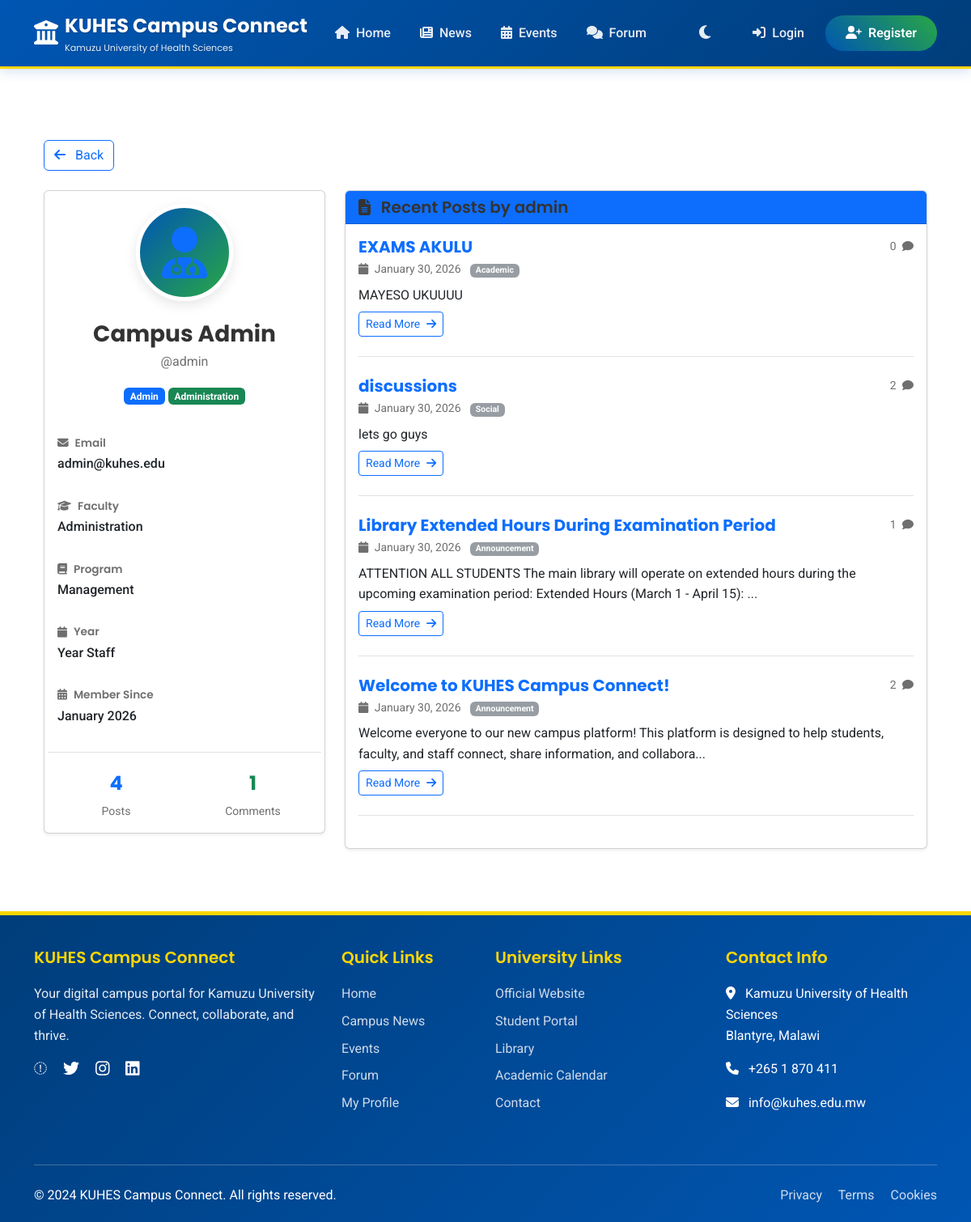
/profile/admin, run on the app's committed database.
### app/models.py (models this page shows, shortened)
class User(UserMixin, db.Model):
    __tablename__ = 'users'
    id = db.Column(db.Integer, primary_key=True)
    username = db.Column(db.String(64), unique=True, nullable=False)
    email = db.Column(db.String(120), unique=True, nullable=False)
    password_hash = db.Column(db.String(128))
    first_name = db.Column(db.String(64))
    last_name = db.Column(db.String(64))
    faculty = db.Column(db.String(100))
    program = db.Column(db.String(100))
    year = db.Column(db.String(20))
    role = db.Column(db.String(20), default='student')
    created_at = db.Column(db.DateTime, default=datetime.utcnow)
    last_seen = db.Column(db.DateTime, default=datetime.utcnow)
    posts = db.relationship('Post', backref='author', lazy=True, cascade='all, delete-orphan')
    comments = db.relationship('Comment', backref='author', lazy=True, cascade='all, delete-orphan')
    events = db.relationship('Event', backref='organizer', lazy=True, cascade='all, delete-orphan',
                           foreign_keys='Event.user_id')
    reactions = db.relationship('PostReaction', backref='user', lazy=True, cascade='all, delete-orphan')
    approved_events = db.relationship('Event', backref='approver', lazy=True,
                                    foreign_keys='Event.approved_by')
    def get_full_name(self):
        return f"{self.first_name} {self.last_name}"

class Post(db.Model):
    __tablename__ = 'posts'
    id = db.Column(db.Integer, primary_key=True)
    title = db.Column(db.String(200))
    content = db.Column(db.Text, nullable=False)
    category = db.Column(db.String(50), default='general')
    created_at = db.Column(db.DateTime, default=datetime.utcnow)
    updated_at = db.Column(db.DateTime, default=datetime.utcnow, onupdate=datetime.utcnow)
    user_id = db.Column(db.Integer, db.ForeignKey('users.id'), nullable=False)
    comments = db.relationship('Comment', backref='post', lazy=True, cascade='all, delete-orphan')
    reactions = db.relationship('PostReaction', backref='post', lazy=True, cascade='all, delete-orphan')

### app/main/routes.py (the view)
@main_bp.route('/profile/<username>')
def view_profile(username):
    user = User.query.filter_by(username=username).first_or_404()
    user_posts = Post.query.filter_by(user_id=user.id).order_by(Post.created_at.desc()).limit(10).all()
    return render_template('main/view_profile.html',
                           profile_user=user,
                           posts=user_posts,
                           user=current_user)

### app/templates/main/view_profile.html (shortened to what this page needs)
{% extends "base.html" %}
{% block content %}
<div class="container py-5">
    <div class="mb-4">
        <a href="javascript:history.back()" class="btn btn-outline-primary">
            <i class="fas fa-arrow-left me-2"></i> Back
        </a>
    </div>
    <div class="row">
        <div class="col-md-4 mb-4">
            <div class="card shadow-sm">
                <div class="card-body text-center">
                    <div class="mb-4">
                        <div class="profile-avatar mx-auto">
                            <i class="fas fa-user-md fa-4x text-primary"></i>
                        </div>
                    </div>
                    <h3 class="fw-bold mb-1">{{ profile_user.get_full_name() }}</h3>
                    <p class="text-muted mb-3">@{{ profile_user.username }}</p>
                    <div class="mb-4">
                        <span class="badge bg-primary mb-2">{{ profile_user.role|title }}</span>
                        <span class="badge bg-success">{{ profile_user.faculty|title }}</span>
                    </div>
                    <div class="text-start">
                        <div class="profile-detail mb-3">
                            <h6 class="text-muted mb-1"><i class="fas fa-envelope me-2"></i>Email</h6>
                            <p class="mb-0">{{ profile_user.email }}</p>
                        </div>
                        <div class="profile-detail mb-3">
                            <h6 class="text-muted mb-1"><i class="fas fa-graduation-cap me-2"></i>Faculty</h6>
                            <p class="mb-0">{{ profile_user.faculty|title }}</p>
                        </div>
                        <div class="profile-detail mb-3">
                            <h6 class="text-muted mb-1"><i class="fas fa-book me-2"></i>Program</h6>
                            <p class="mb-0">{{ profile_user.program }}</p>
                        </div>
                        <div class="profile-detail mb-3">
                            <h6 class="text-muted mb-1"><i class="fas fa-calendar me-2"></i>Year</h6>
                            <p class="mb-0">Year {{ profile_user.year }}</p>
                        </div>
                        <div class="profile-detail">
                            <h6 class="text-muted mb-1"><i class="fas fa-calendar-alt me-2"></i>Member Since</h6>
                            <p class="mb-0">{{ profile_user.created_at.strftime('%B %Y') }}</p>
                        </div>
                    </div>
                    <div class="row mt-4 pt-4 border-top">
                        <div class="col-6 text-center">
                            <h4 class="fw-bold text-primary">{{ posts|length }}</h4>
                            <p class="small text-muted mb-0">Posts</p>
                        </div>
                        <div class="col-6 text-center">
                            <h4 class="fw-bold text-success">{{ profile_user.comments|length }}</h4>
                            <p class="small text-muted mb-0">Comments</p>
                        </div>
                    </div>
                </div>
            </div>
        </div>
        <div class="col-md-8">
            <div class="card shadow-sm">
                <div class="card-header bg-primary text-white">
                    <h5 class="mb-0"><i class="fas fa-file-alt me-2"></i> Recent Posts by {{ profile_user.username }}</h5>
                </div>
                <div class="card-body">
                    {% if posts %}
                        {% for post in posts %}
                        <div class="post-preview mb-4 pb-4 border-bottom">
                            <div class="d-flex justify-content-between align-items-start mb-2">
                                <div>
                                    <h5 class="fw-bold mb-1">
                                        <a href="{{ url_for('main.view_post', post_id=post.id) }}" class="text-decoration-none">
                                            {{ post.title }}
                                        </a>
                                    </h5>
                                    <p class="text-muted small mb-0">
                                        <i class="fas fa-calendar me-1"></i> {{ post.created_at.strftime('%B %d, %Y') }}
                                        <span class="badge bg-secondary ms-2">{{ post.category|title }}</span>
                                    </p>
                                </div>
                                <div class="text-muted small">
                                    {{ post.comments|length }} <i class="fas fa-comment ms-1"></i>
                                </div>
                            </div>
                            <p class="mb-0">{{ post.content[:150] }}{% if post.content|length > 150 %}...{% endif %}</p>
                            <div class="mt-2">
                                <a href="{{ url_for('main.view_post', post_id=post.id) }}" class="btn btn-sm btn-outline-primary">
                                    Read More <i class="fas fa-arrow-right ms-1"></i>
                                </a>
                            </div>
                        </div>
                        {% endfor %}
                    {% else %}
                        <div class="text-center py-5">
                            <i class="fas fa-newspaper fa-4x text-muted mb-3"></i>
                            <h5 class="text-muted">No posts yet</h5>
                            <p class="text-muted">{{ profile_user.username }} hasn't created any posts yet.</p>
                        </div>
                    {% endif %}
                </div>
            </div>
        </div>
    </div>
</div>
{% endblock %}

### app/templates/base.html (style rules this page uses)
:root { --kuhes-primary: #0056b3; --kuhes-secondary: #28a745; --kuhes-accent: #ffd700; --kuhes-light-blue: #007bff; --kuhes-dark-blue: #003d7a; --kuhes-success: #28a745; --kuhes-warning: #ffc107; --kuhes-danger: #dc3545; --kuhes-info: #17a2b8; --kuhes-light: #f8f9fa; --kuhes-dark: #343a40; --kuhes-white: #ffffff; --kuhes-black: #000000; --bg-color: #ffffff; --text-color: #333333; --card-bg: #ffffff; --border-color: #dee2e6; --shadow-color: rgba(0, 0, 0, 0.1); }
body { font-family: 'Roboto', sans-serif; background-color: var(--bg-color); color: var(--text-color); line-height: 1.6; min-height: 100vh; display: flex; flex-direction: column; transition: background-color 0.3s ease, color 0.3s ease; }
h1, h2, h3, h4, h5, h6 { font-family: 'Poppins', sans-serif; font-weight: 600; color: var(--text-color); }
.text-muted { color: var(--text-color) !important; opacity: 0.7; }

### app/templates/main/view_profile.html (style rules this page uses)
.profile-avatar { width: 120px; height: 120px; background: linear-gradient(135deg, #0056b3, #28a745); border-radius: 50%; display: flex; align-items: center; justify-content: center; color: white; margin: 0 auto; border: 5px solid white; box-shadow: 0 5px 15px rgba(0, 0, 0, 0.1); }
.profile-detail { padding: 8px 0; }
.profile-detail h6 { font-size: 0.85rem; font-weight: 600; }
.profile-detail p { font-size: 1rem; font-weight: 500; }
.post-preview { transition: all 0.3s ease; }

### data on the page
User: get_full_name "Campus Admin", username "admin", role "Admin", faculty "Administration", email "admin@kuhes.edu", program "Management", year "Staff", created_at "January 2026"
Post: title "EXAMS AKULU", created_at "January 30, 2026", category "Academic", comments|length "0", content "MAYESO UKUUUU"
Post: title "discussions", created_at "January 30, 2026", category "Social", comments|length "2", content "lets go guys"
Post: title "Library Extended Hours During Examination Period", created_at "January 30, 2026", category "Announcement", comments|length "1", content "ATTENTION ALL STUDENTS The main library will operate on extended hours during the upcoming examination period: Extended Hours (March 1 - April 15):"
Post: title "Welcome to KUHES Campus Connect!", created_at "January 30, 2026", category "Announcement", comments|length "2", content "Welcome everyone to our new campus platform! This platform is designed to help students, faculty, and staff connect, share information, and collabora"

### other printed values
{{ posts|length }} "4"
{{ profile_user.comments|length }} "1"
